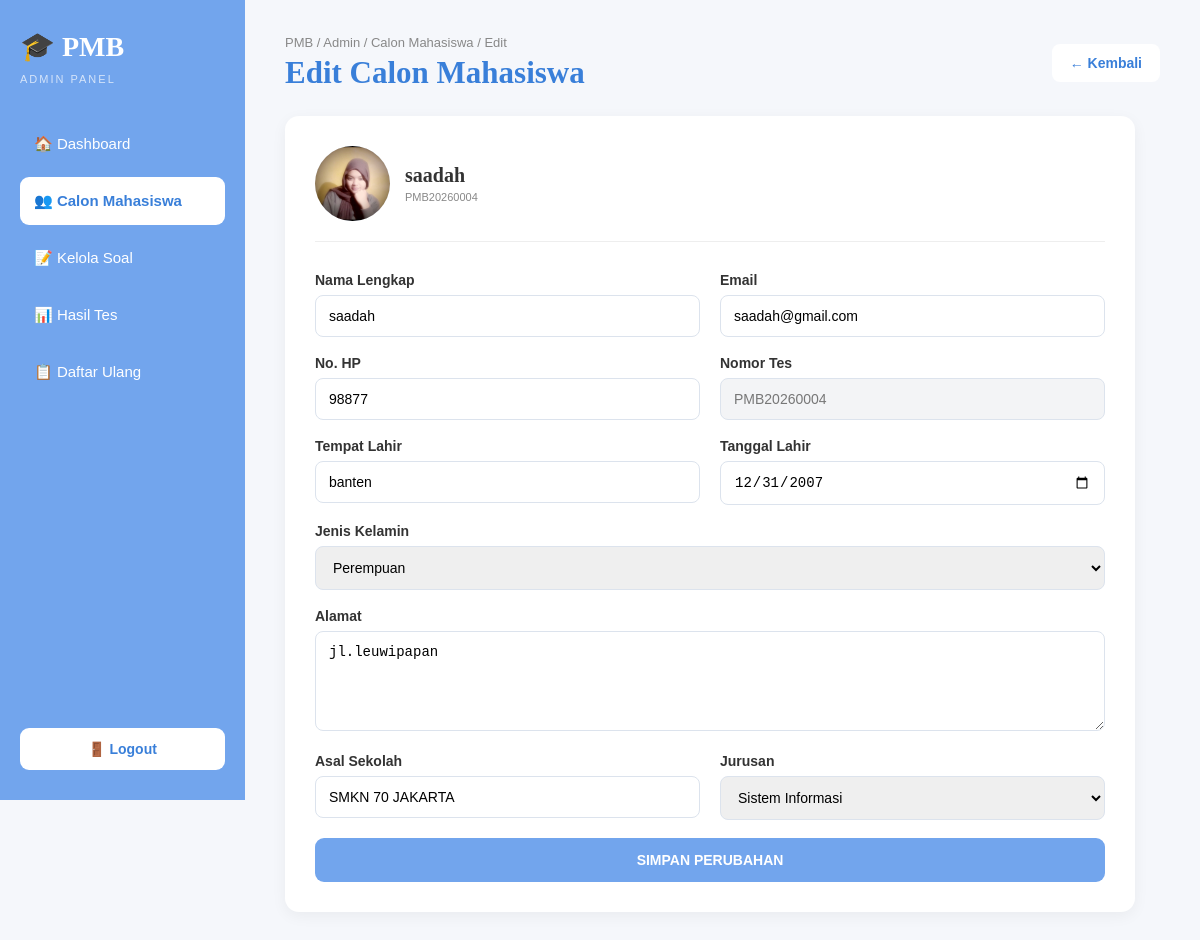
The app's page /admin/edit_calon_maba.php?id=3 (signed in) with its own data.
### tables this page shows
CREATE TABLE `calon_maba` (
  `id` int(11) NOT NULL,
  `user_id` int(11) NOT NULL,
  `nomor_tes` varchar(30) DEFAULT NULL,
  `nama_lengkap` varchar(100) DEFAULT NULL,
  `tempat_lahir` varchar(100) DEFAULT NULL,
  `tanggal_lahir` date DEFAULT NULL,
  `jenis_kelamin` enum('L','P') DEFAULT NULL,
  `alamat` text DEFAULT NULL,
  `asal_sekolah` varchar(150) DEFAULT NULL,
  `jurusan` varchar(100) DEFAULT NULL,
  `foto` varchar(255) DEFAULT NULL,
  `status_pendaftaran` enum('Belum Lengkap','Sudah Lengkap') DEFAULT 'Belum Lengkap'
);

CREATE TABLE `users` (
  `id` int(11) NOT NULL,
  `nama` varchar(100) DEFAULT NULL,
  `email` varchar(100) DEFAULT NULL,
  `password` varchar(255) DEFAULT NULL,
  `created_at` timestamp NOT NULL DEFAULT current_timestamp(),
  `no_hp` varchar(20) DEFAULT NULL,
  `role` enum('user','admin','','') NOT NULL
);

### admin/edit_calon_maba.php (the view, shortened to what this page needs)
<?php
require_once "../config/koneksi.php";
$id = isset($_GET['id']) ? (int) $_GET['id'] : 0;
$query = mysqli_prepare(
    $conn,
    "SELECT
        calon_maba.*,
        users.nama AS nama_akun,
        users.email,
        users.no_hp
     FROM calon_maba
     JOIN users
        ON calon_maba.user_id = users.id
     WHERE calon_maba.id = ?
     LIMIT 1"
);
mysqli_stmt_bind_param(
    $query,
    "i",
    $id
);
mysqli_stmt_execute($query);
$hasil = mysqli_stmt_get_result($query);
$data = mysqli_fetch_assoc($hasil);
?>
<!DOCTYPE html>
<html lang="id">
<head>
    <link
        rel="stylesheet"
        href="../css/admin_edit_maba.css"
    >
</head>
<body>
<div class="page">
    <aside class="sidebar">
        <div class="logo">
            🎓 <strong>PMB</strong>
        </div>
        <p class="admin-label">
            ADMIN PANEL
        </p>
        <nav>
            <a href="dashboard.php">
                🏠 Dashboard
            </a>
            <a
                href="calon_maba.php"
                class="active"
            >
                👥 Calon Mahasiswa
            </a>
            <a href="soal.php">
                📝 Kelola Soal
            </a>
            <a href="hasil_tes.php">
                📊 Hasil Tes
            </a>
            <a href="daftar_ulang.php">
                📋 Daftar Ulang
            </a>
        </nav>
        <a
            href="logout.php"
            class="logout"
        >
            🚪 Logout
        </a>
    </aside>
    <main class="content">
        <div class="header">
            <div>
                <p>
                    PMB / Admin / Calon Mahasiswa / Edit
                </p>
                <h1>
                    Edit Calon Mahasiswa
                </h1>
            </div>
            <a
                href="calon_maba.php"
                class="back"
            >
                ← Kembali
            </a>
        </div>
        <div class="form-card">
            <div class="student-profile">
                <div class="photo">
                    <?php if (!empty($data['foto'])): ?>
                        <img
                            src="../uploads/foto/<?= htmlspecialchars(
                                $data['foto']
                            ); ?>"
                            alt="Foto Mahasiswa"
                        >
                    <?php else: ?>
                        <span>
                            👤
                        </span>
                    <?php endif; ?>
                </div>
                <div>
                    <h2>
                        <?= htmlspecialchars(
                            $data['nama_lengkap']
                        ); ?>
                    </h2>
                    <p>
                        <?= htmlspecialchars(
                            $data['nomor_tes']
                        ); ?>
                    </p>
                </div>
            </div>
            <form method="POST">
                <div class="form-row">
                    <div class="form-group">
                        <label>
                            Nama Lengkap
                        </label>
                        <input
                            type="text"
                            name="nama_lengkap"
                            value="<?= htmlspecialchars(
                                $data['nama_lengkap']
                            ); ?>"
                            required
                        >
                    </div>
                    <div class="form-group">
                        <label>
                            Email
                        </label>
                        <input
                            type="email"
                            name="email"
                            value="<?= htmlspecialchars(
                                $data['email']
                            ); ?>"
                            required
                        >
                    </div>
                </div>
                <div class="form-row">
                    <div class="form-group">
                        <label>
                            No. HP
                        </label>
                        <input
                            type="text"
                            name="no_hp"
                            value="<?= htmlspecialchars(
                                $data['no_hp']
                            ); ?>"
                            required
                        >
                    </div>
                    <div class="form-group">
                        <label>
                            Nomor Tes
                        </label>
                        <input
                            type="text"
                            value="<?= htmlspecialchars(
                                $data['nomor_tes']
                            ); ?>"
                            disabled
                        >
                    </div>
                </div>
                <div class="form-row">
                    <div class="form-group">
                        <label>
                            Tempat Lahir
                        </label>
                        <input
                            type="text"
                            name="tempat_lahir"
                            value="<?= htmlspecialchars(
                                $data['tempat_lahir']
                            ); ?>"
                            required
                        >
                    </div>
                    <div class="form-group">
                        <label>
                            Tanggal Lahir
                        </label>
                        <input
                            type="date"
                            name="tanggal_lahir"
                            value="<?= htmlspecialchars(
                                $data['tanggal_lahir']
                            ); ?>"
                            required
                        >
                    </div>
                </div>
                <div class="form-group">
                    <label>
                        Jenis Kelamin
                    </label>
                    <select
                        name="jenis_kelamin"
                        required
                    >
                        <option
                            value="P"
                            <?= $data['jenis_kelamin'] == 'P'
                                ? 'selected'
                                : ''; ?>
                        >
                            Perempuan
                        </option>
                    </select>
                </div>
                <div class="form-group">
                    <label>
                        Alamat
                    </label>
                    <textarea
                        name="alamat"
                        required
                    ><?= htmlspecialchars(
                        $data['alamat']
                    ); ?></textarea>
                </div>
                <div class="form-row">
                    <div class="form-group">
                        <label>
                            Asal Sekolah
                        </label>
                        <input
                            type="text"
                            name="asal_sekolah"
                            value="<?= htmlspecialchars(
                                $data['asal_sekolah']
                            ); ?>"
                            required
                        >
                    </div>
                    <div class="form-group">
                        <label>
                            Jurusan
                        </label>
                        <select
                            name="jurusan"
                            required
                        >
                            <option
                                value="Sistem Informasi"
                                <?= $data['jurusan']
                                    == 'Sistem Informasi'
                                    ? 'selected'
                                    : ''; ?>
                            >
                                Sistem Informasi
                            </option>
                        </select>
                    </div>
                </div>
                <button
                    type="submit"
                    name="simpan"
                >
                    SIMPAN PERUBAHAN
                </button>
            </form>
        </div>
    </main>
</div>
</body>
</html>

### css/admin_edit_maba.css (style rules this page uses)
* { margin: 0; padding: 0; box-sizing: border-box; }
body { font-family: Arial, sans-serif; background: #f5f7fb; color: #333; }
a { text-decoration: none; }
.sidebar { width: 245px; height: 100vh; position: fixed; top: 0; left: 0; background: #72a5ed; padding: 30px 20px; display: flex; flex-direction: column; }
.logo { color: white; font-family: Georgia, serif; font-size: 25px; margin-bottom: 10px; }
.admin-label { color: rgba(255,255,255,.7); font-size: 9px; letter-spacing: 2px; margin-bottom: 35px; }
.sidebar nav { display: flex; flex-direction: column; gap: 9px; }
.sidebar nav a { color: white; padding: 14px; border-radius: 9px; font-size: 13px; }
.sidebar nav a.active { background: white; color: #397fd9; font-weight: bold; }
.logout { margin-top: auto; background: white; color: #397fd9; padding: 13px; border-radius: 9px; text-align: center; font-size: 13px; font-weight: bold; }
.content { margin-left: 245px; padding: 35px 40px 60px; }
.header { display: flex; align-items: center; justify-content: space-between; margin-bottom: 25px; }
.header p { color: #888; font-size: 11px; margin-bottom: 5px; }
.header h1 { font-family: Georgia, serif; color: #397fd9; font-size: 28px; }
.back { background: white; color: #397fd9; padding: 11px 18px; border-radius: 8px; font-size: 12px; font-weight: bold; }
.form-card { max-width: 850px; background: white; padding: 30px; border-radius: 14px; box-shadow: 0 4px 15px rgba(0,0,0,.05); }
.student-profile { display: flex; align-items: center; gap: 15px; margin-bottom: 30px; padding-bottom: 20px; border-bottom: 1px solid #eee; }
.photo { width: 75px; height: 75px; border-radius: 50%; overflow: hidden; background: #e8f1ff; display: flex; align-items: center; justify-content: center; font-size: 30px; }
.photo img { width: 100%; height: 100%; object-fit: cover; }
.student-profile h2 { font-family: Georgia, serif; font-size: 20px; margin-bottom: 4px; }
.student-profile p { color: #888; font-size: 11px; }
.form-row { display: grid; grid-template-columns: repeat(2, 1fr); gap: 20px; }
.form-group { margin-bottom: 18px; }
.form-group label { display: block; font-size: 12px; font-weight: bold; margin-bottom: 7px; }
.form-group input, .form-group select, .form-group textarea { width: 100%; padding: 12px 13px; border: 1px solid #dce3ed; border-radius: 8px; outline: none; font-size: 12px; }
.form-group textarea { min-height: 100px; resize: vertical; }
.form-group input:disabled { background: #f3f4f6; color: #777; }
button { width: 100%; padding: 14px; border: none; border-radius: 9px; background: #72a5ed; color: white; font-size: 13px; font-weight: bold; cursor: pointer; }
.sidebar .logo { font-size: 28px; }
.sidebar .admin-label { font-size: 11px; }
.sidebar nav a { font-size: 15px; padding: 15px 14px; }
.logout { font-size: 14px; }
.header p { font-size: 13px; }
.header h1 { font-size: 31px; }
input, select, textarea { font-size: 14px !important; }
.form-group label { font-size: 14px !important; }
button, .add-button, .back { font-size: 14px !important; }

### records on screen
calon_maba: foto (picture), nama_lengkap "saadah", nomor_tes "PMB20260004", email "saadah@gmail.com", no_hp "98877", tempat_lahir "banten", tanggal_lahir "12/31/2007", jenis_kelamin "Perempuan", alamat "jl.leuwipapan", asal_sekolah "SMKN 70 JAKARTA", jurusan "Sistem Informasi"
